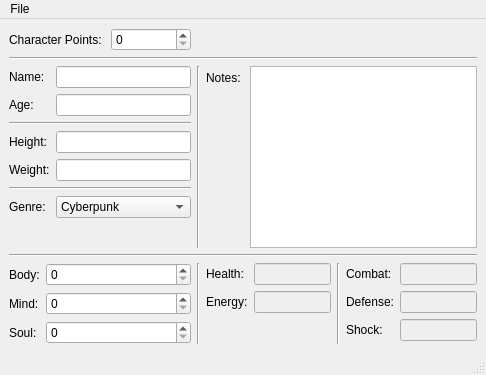
<?xml version="1.0" encoding="UTF-8"?>
<ui version="4.0">
 <class>MainWindow</class>
 <widget class="QMainWindow" name="MainWindow">
  <property name="geometry">
   <rect>
    <x>0</x>
    <y>0</y>
    <width>486</width>
    <height>375</height>
   </rect>
  </property>
  <property name="windowTitle">
   <string>BESM Character Resolver</string>
  </property>
  <property name="dockNestingEnabled">
   <bool>false</bool>
  </property>
  <widget class="QWidget" name="centralwidget">
   <layout class="QGridLayout" name="gridLayout_2">
    <item row="2" column="2" colspan="3">
     <layout class="QFormLayout" name="notesFormLayout">
      <property name="fieldGrowthPolicy">
       <enum>QFormLayout::AllNonFixedFieldsGrow</enum>
      </property>
      <item row="0" column="0">
       <widget class="QLabel" name="notesLabel">
        <property name="sizePolicy">
         <sizepolicy hsizetype="Preferred" vsizetype="Preferred">
          <horstretch>0</horstretch>
          <verstretch>0</verstretch>
         </sizepolicy>
        </property>
        <property name="minimumSize">
         <size>
          <width>38</width>
          <height>0</height>
         </size>
        </property>
        <property name="baseSize">
         <size>
          <width>38</width>
          <height>0</height>
         </size>
        </property>
        <property name="midLineWidth">
         <number>0</number>
        </property>
        <property name="text">
         <string>Notes:</string>
        </property>
        <property name="margin">
         <number>0</number>
        </property>
       </widget>
      </item>
      <item row="0" column="1">
       <widget class="QTextEdit" name="notesEdit">
        <property name="sizePolicy">
         <sizepolicy hsizetype="Expanding" vsizetype="Expanding">
          <horstretch>0</horstretch>
          <verstretch>1</verstretch>
         </sizepolicy>
        </property>
        <property name="autoFormatting">
         <set>QTextEdit::AutoAll</set>
        </property>
        <property name="readOnly">
         <bool>false</bool>
        </property>
       </widget>
      </item>
     </layout>
    </item>
    <item row="4" column="0">
     <layout class="QFormLayout" name="statFormLayout">
      <property name="fieldGrowthPolicy">
       <enum>QFormLayout::AllNonFixedFieldsGrow</enum>
      </property>
      <item row="1" column="0">
       <widget class="QLabel" name="mindLabel">
        <property name="text">
         <string>Mind:</string>
        </property>
       </widget>
      </item>
      <item row="1" column="1">
       <widget class="QSpinBox" name="mindSpin"/>
      </item>
      <item row="2" column="0">
       <widget class="QLabel" name="soulLabel">
        <property name="text">
         <string>Soul:</string>
        </property>
       </widget>
      </item>
      <item row="2" column="1">
       <widget class="QSpinBox" name="soulSpin"/>
      </item>
      <item row="0" column="0">
       <widget class="QLabel" name="bodyLabel">
        <property name="text">
         <string>Body:</string>
        </property>
       </widget>
      </item>
      <item row="0" column="1">
       <widget class="QSpinBox" name="bodySpin"/>
      </item>
     </layout>
    </item>
    <item row="4" column="2">
     <layout class="QFormLayout" name="healthEnergyFormLayout">
      <item row="0" column="0">
       <widget class="QLabel" name="healthLabel">
        <property name="text">
         <string>Health:</string>
        </property>
       </widget>
      </item>
      <item row="0" column="1">
       <widget class="QLineEdit" name="healthEdit">
        <property name="enabled">
         <bool>false</bool>
        </property>
       </widget>
      </item>
      <item row="1" column="0">
       <widget class="QLabel" name="energyLabel">
        <property name="text">
         <string>Energy:</string>
        </property>
       </widget>
      </item>
      <item row="1" column="1">
       <widget class="QLineEdit" name="energyEdit">
        <property name="enabled">
         <bool>false</bool>
        </property>
       </widget>
      </item>
     </layout>
    </item>
    <item row="4" column="4">
     <layout class="QFormLayout" name="derivedValuesFormLayout">
      <item row="0" column="0">
       <widget class="QLabel" name="cvLabel">
        <property name="text">
         <string>Combat:</string>
        </property>
       </widget>
      </item>
      <item row="0" column="1">
       <widget class="QLineEdit" name="combatEdit">
        <property name="enabled">
         <bool>false</bool>
        </property>
       </widget>
      </item>
      <item row="1" column="0">
       <widget class="QLabel" name="dvLabel">
        <property name="text">
         <string>Defense:</string>
        </property>
       </widget>
      </item>
      <item row="2" column="0">
       <widget class="QLabel" name="svLabel">
        <property name="text">
         <string>Shock:</string>
        </property>
       </widget>
      </item>
      <item row="1" column="1">
       <widget class="QLineEdit" name="defenseEdit">
        <property name="enabled">
         <bool>false</bool>
        </property>
       </widget>
      </item>
      <item row="2" column="1">
       <widget class="QLineEdit" name="shockEdit">
        <property name="enabled">
         <bool>false</bool>
        </property>
       </widget>
      </item>
     </layout>
    </item>
    <item row="2" column="0">
     <layout class="QFormLayout" name="infoFormLayout">
      <property name="fieldGrowthPolicy">
       <enum>QFormLayout::AllNonFixedFieldsGrow</enum>
      </property>
      <item row="0" column="0">
       <widget class="QLabel" name="nameLabel">
        <property name="text">
         <string>Name:</string>
        </property>
       </widget>
      </item>
      <item row="0" column="1">
       <widget class="QLineEdit" name="nameEdit"/>
      </item>
      <item row="1" column="0">
       <widget class="QLabel" name="ageLabel">
        <property name="text">
         <string>Age:</string>
        </property>
       </widget>
      </item>
      <item row="1" column="1">
       <widget class="QLineEdit" name="ageEdit"/>
      </item>
      <item row="3" column="0">
       <widget class="QLabel" name="heightLabel">
        <property name="text">
         <string>Height:</string>
        </property>
       </widget>
      </item>
      <item row="3" column="1">
       <widget class="QLineEdit" name="heightEdit"/>
      </item>
      <item row="4" column="0">
       <widget class="QLabel" name="weightLabel">
        <property name="text">
         <string>Weight:</string>
        </property>
       </widget>
      </item>
      <item row="4" column="1">
       <widget class="QLineEdit" name="weightEdit"/>
      </item>
      <item row="6" column="0">
       <widget class="QLabel" name="genreLabel">
        <property name="text">
         <string>Genre:</string>
        </property>
       </widget>
      </item>
      <item row="6" column="1">
       <widget class="QComboBox" name="genreSelection">
        <item>
         <property name="text">
          <string>Cyberpunk</string>
         </property>
        </item>
        <item>
         <property name="text">
          <string>Hotrods and Guns</string>
         </property>
        </item>
        <item>
         <property name="text">
          <string>Martial Arts</string>
         </property>
        </item>
        <item>
         <property name="text">
          <string>Medieval Fantasy</string>
         </property>
        </item>
        <item>
         <property name="text">
          <string>Modern Military</string>
         </property>
        </item>
        <item>
         <property name="text">
          <string>Occult Horror</string>
         </property>
        </item>
        <item>
         <property name="text">
          <string>Space Opera</string>
         </property>
        </item>
        <item>
         <property name="text">
          <string>Teenage Romance</string>
         </property>
        </item>
       </widget>
      </item>
      <item row="2" column="0" colspan="2">
       <widget class="Line" name="line_3">
        <property name="orientation">
         <enum>Qt::Horizontal</enum>
        </property>
       </widget>
      </item>
      <item row="5" column="0" colspan="2">
       <widget class="Line" name="line_4">
        <property name="orientation">
         <enum>Qt::Horizontal</enum>
        </property>
       </widget>
      </item>
     </layout>
    </item>
    <item row="0" column="0">
     <layout class="QFormLayout" name="formLayout">
      <item row="0" column="0">
       <widget class="QLabel" name="label">
        <property name="text">
         <string>Character Points: </string>
        </property>
       </widget>
      </item>
      <item row="0" column="1">
       <widget class="QSpinBox" name="cpSpin"/>
      </item>
     </layout>
    </item>
    <item row="3" column="0" colspan="5">
     <widget class="Line" name="line">
      <property name="orientation">
       <enum>Qt::Horizontal</enum>
      </property>
     </widget>
    </item>
    <item row="1" column="0" colspan="5">
     <widget class="Line" name="line_2">
      <property name="orientation">
       <enum>Qt::Horizontal</enum>
      </property>
     </widget>
    </item>
    <item row="4" column="1">
     <widget class="Line" name="line_5">
      <property name="orientation">
       <enum>Qt::Vertical</enum>
      </property>
     </widget>
    </item>
    <item row="4" column="3">
     <widget class="Line" name="line_6">
      <property name="orientation">
       <enum>Qt::Vertical</enum>
      </property>
     </widget>
    </item>
    <item row="2" column="1">
     <widget class="Line" name="line_7">
      <property name="orientation">
       <enum>Qt::Vertical</enum>
      </property>
     </widget>
    </item>
   </layout>
  </widget>
  <widget class="QMenuBar" name="menubar">
   <property name="geometry">
    <rect>
     <x>0</x>
     <y>0</y>
     <width>486</width>
     <height>19</height>
    </rect>
   </property>
   <widget class="QMenu" name="menuFile">
    <property name="title">
     <string>File</string>
    </property>
    <addaction name="actionNew"/>
    <addaction name="actionOpen"/>
    <addaction name="separator"/>
    <addaction name="actionSave"/>
    <addaction name="actionSave_As"/>
    <addaction name="separator"/>
    <addaction name="actionExit"/>
   </widget>
   <addaction name="menuFile"/>
  </widget>
  <widget class="QStatusBar" name="statusBar">
   <property name="sizeGripEnabled">
    <bool>true</bool>
   </property>
  </widget>
  <action name="actionOpen">
   <property name="text">
    <string>Open...</string>
   </property>
   <property name="shortcut">
    <string>Ctrl+O</string>
   </property>
  </action>
  <action name="actionSave">
   <property name="text">
    <string>Save</string>
   </property>
   <property name="shortcut">
    <string>Ctrl+S</string>
   </property>
  </action>
  <action name="actionSave_As">
   <property name="text">
    <string>Save As...</string>
   </property>
   <property name="shortcut">
    <string>Ctrl+Shift+S</string>
   </property>
  </action>
  <action name="actionNew">
   <property name="text">
    <string>New</string>
   </property>
   <property name="shortcut">
    <string>Ctrl+N</string>
   </property>
  </action>
  <action name="actionExit">
   <property name="text">
    <string>E&amp;xit</string>
   </property>
   <property name="menuRole">
    <enum>QAction::QuitRole</enum>
   </property>
  </action>
 </widget>
 <resources/>
 <connections/>
</ui>
